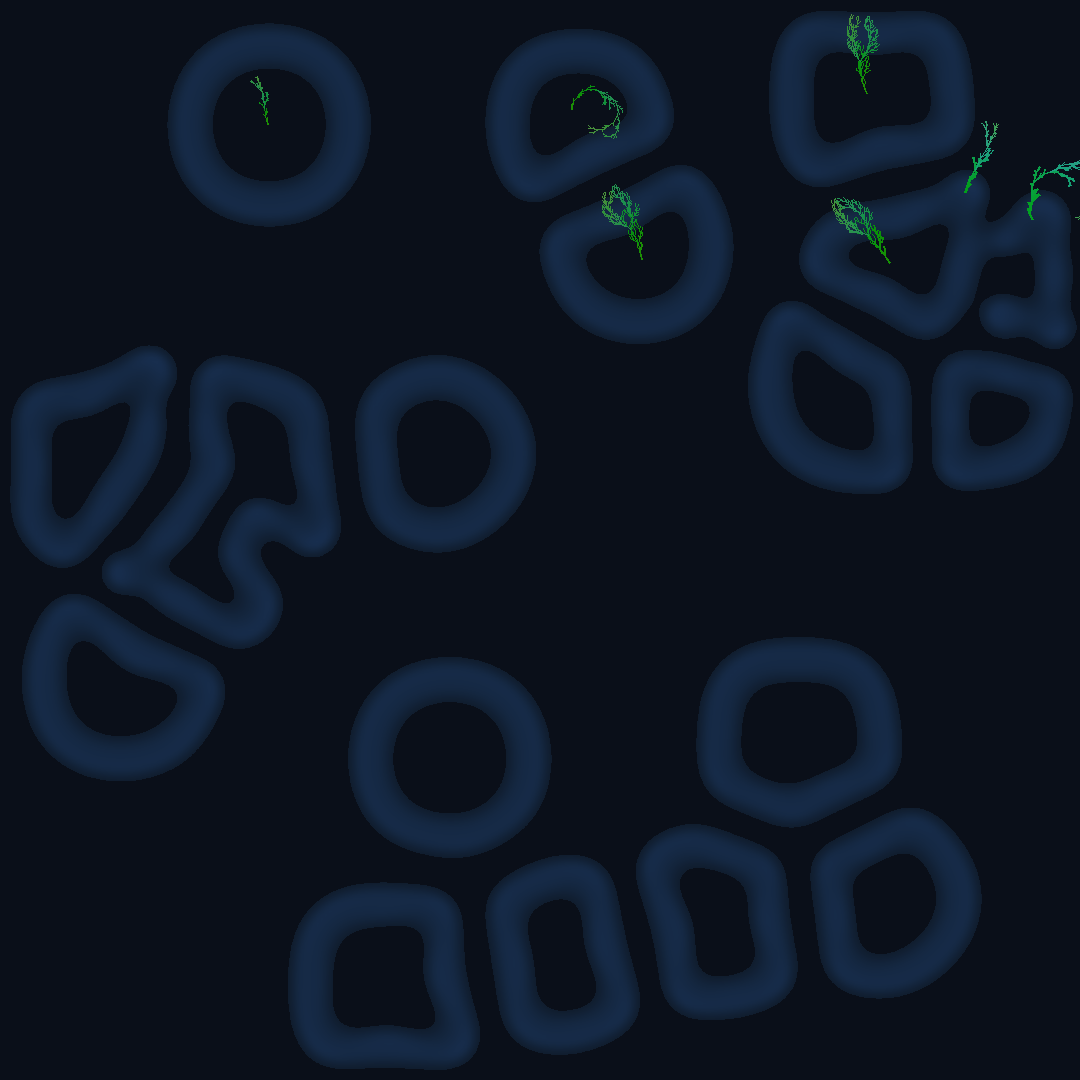

Write Python code to recreate this figure.
import numpy as np
from PIL import Image, ImageDraw
import math
import colorsys

# Biomorphic Dreams - Reaction-Diffusion meets L-Systems
# Where chemistry grows into structure, where algorithms dream of becoming alive

WIDTH, HEIGHT = 1080, 1080

# Phase 1: Generate organic base using reaction-diffusion
print("Phase 1: Growing organic substrate...")

# Initialize reaction-diffusion system
A = np.ones((HEIGHT//4, WIDTH//4), dtype=np.float32)
B = np.zeros((HEIGHT//4, WIDTH//4), dtype=np.float32)

# Seed with larger organic patterns for better visibility
np.random.seed(42)
for _ in range(20):
    x = np.random.randint(10, WIDTH//4-10)
    y = np.random.randint(10, HEIGHT//4-10)
    radius = np.random.randint(5, 12)
    yy, xx = np.ogrid[:HEIGHT//4, :WIDTH//4]
    mask = (xx - x)**2 + (yy - y)**2 <= radius**2
    B[mask] = 1.0

# Reaction-diffusion parameters (tuned for organic growth)
DA, DB = 1.0, 0.5
FEED = 0.045
KILL = 0.062

# Laplacian kernel
laplacian_kernel = np.array([[0.05, 0.2, 0.05],
                            [0.2, -1.0, 0.2],
                            [0.05, 0.2, 0.05]], dtype=np.float32)

def laplacian(matrix):
    """Calculate Laplacian with edge padding"""
    padded = np.pad(matrix, 1, mode='edge')
    result = np.zeros_like(matrix)
    for i in range(3):
        for j in range(3):
            result += laplacian_kernel[i, j] * padded[i:i+matrix.shape[0], j:j+matrix.shape[1]]
    return result

# Run reaction-diffusion (fewer iterations for speed)
for iteration in range(1000):
    if iteration % 200 == 0:
        print(f"  Reaction-diffusion iteration {iteration}")
    
    LA = laplacian(A)
    LB = laplacian(B)
    reaction = A * B * B
    
    A += (DA * LA - reaction + FEED * (1 - A)) * 0.9
    B += (DB * LB + reaction - (KILL + FEED) * B) * 0.9
    
    A = np.clip(A, 0, 1)
    B = np.clip(B, 0, 1)

# Upscale the reaction-diffusion result
from scipy.ndimage import zoom
B_upscaled = zoom(B, 4, order=1)

# Phase 2: Extract growth patterns for L-systems
print("Phase 2: Extracting growth patterns...")

# Find high-concentration regions as L-system seed points
threshold = 0.3  # Lower threshold to find more regions
growth_points = []
growth_map = B_upscaled > threshold

# Find connected regions
from scipy.ndimage import label, center_of_mass
labeled, num_features = label(growth_map)

# Get centers of each region for L-system placement
for i in range(1, min(num_features + 1, 8)):  # Limit to 8 L-systems
    center = center_of_mass(labeled == i)
    if not np.isnan(center[0]):
        growth_points.append((int(center[1]), int(center[0])))

print(f"  Found {len(growth_points)} growth regions")

# Phase 3: Create the canvas and background
image = Image.new('RGBA', (WIDTH, HEIGHT), (0, 0, 0, 0))
draw = ImageDraw.Draw(image)

# Draw reaction-diffusion as background
background = np.zeros((HEIGHT, WIDTH, 4), dtype=np.uint8)
for y in range(HEIGHT):
    for x in range(WIDTH):
        b_val = B_upscaled[y, x]
        if b_val > 0.1:
            # Deep sea colors for the substrate
            intensity = b_val
            r = int(20 + 30 * intensity)
            g = int(40 + 60 * intensity)
            b = int(60 + 120 * intensity)
            a = int(100 + 155 * intensity)
            background[y, x] = [r, g, b, a]

bg_image = Image.fromarray(background, 'RGBA')
image = Image.alpha_composite(image, bg_image)
draw = ImageDraw.Draw(image)

# Phase 4: Grow L-systems from reaction-diffusion regions
print("Phase 3: Growing L-system structures...")

class OrganicLSystem:
    def __init__(self, axiom, rules, angle_variance=5):
        self.axiom = axiom
        self.rules = rules
        self.base_angle = 22.5
        self.angle_variance = angle_variance
        self.length = 8
    
    def generate(self, iterations):
        current = self.axiom
        for _ in range(iterations):
            next_string = ""
            for char in current:
                next_string += self.rules.get(char, char)
            current = next_string
        return current
    
    def draw(self, draw_obj, x, y, initial_angle, concentration):
        # Use concentration to influence growth characteristics
        string = self.generate(int(3 + concentration * 2))  # More iterations for higher concentration
        
        # State stacks
        position_stack = []
        angle_stack = []
        
        current_x, current_y = x, y
        current_angle = initial_angle
        current_length = self.length * (0.5 + concentration)
        
        # Color influenced by concentration
        base_hue = 0.3 + concentration * 0.2  # Green to yellow
        
        for i, char in enumerate(string):
            progress = i / len(string)
            
            if char == 'F':
                # Add organic variation to angle
                angle_var = np.random.uniform(-self.angle_variance, self.angle_variance)
                actual_angle = current_angle + angle_var
                
                # Calculate new position
                new_x = current_x + current_length * math.cos(math.radians(actual_angle))
                new_y = current_y + current_length * math.sin(math.radians(actual_angle))
                
                # Organic color variation
                hue = base_hue + 0.1 * math.sin(progress * math.pi)
                saturation = 0.6 + 0.4 * (1 - progress)
                value = 0.7 + 0.3 * concentration
                
                # Convert HSV to RGB
                r, g, b = [int(255 * c) for c in colorsys.hsv_to_rgb(hue, saturation, value)]
                
                # Line width decreases with progress
                width = max(1, int(4 * (1 - progress) * (0.5 + concentration)))
                
                # Draw with slight transparency
                draw_obj.line([(current_x, current_y), (new_x, new_y)], 
                            fill=(r, g, b, 200), width=width)
                
                current_x, current_y = new_x, new_y
                
            elif char == '+':
                current_angle += self.base_angle + np.random.uniform(-5, 5)
            elif char == '-':
                current_angle -= self.base_angle + np.random.uniform(-5, 5)
            elif char == '[':
                position_stack.append((current_x, current_y))
                angle_stack.append(current_angle)
                current_length *= 0.7
            elif char == ']':
                if position_stack:
                    current_x, current_y = position_stack.pop()
                    current_angle = angle_stack.pop()
                    current_length /= 0.7

# Define organic L-system rules
organic_rules = [
    {'F': 'FF+[+F-F-F]-[-F+F+F]'},
    {'F': 'F[+F]F[-F][F]'},
    {'F': 'F+[[F]-F]-F[-FX]+F', 'X': '[+FX]'},
]

# Draw L-systems at growth points
for i, (gx, gy) in enumerate(growth_points):
    # Get local concentration for this region
    local_concentration = np.mean(B_upscaled[max(0, gy-20):gy+20, max(0, gx-20):gx+20])
    
    # Create L-system with rules based on position
    rules = organic_rules[i % len(organic_rules)]
    lsystem = OrganicLSystem('F', rules, angle_variance=10)
    
    # Random initial angle, biased upward
    initial_angle = -90 + np.random.uniform(-30, 30)
    
    # Draw the L-system
    lsystem.draw(draw, gx, gy, initial_angle, local_concentration)

# Phase 5: Add bioluminescent highlights
print("Phase 4: Adding bioluminescent touches...")

# Add glowing particles where concentration is highest
particle_array = np.array(image)
for _ in range(500):
    x = np.random.randint(0, WIDTH)
    y = np.random.randint(0, HEIGHT)
    
    if B_upscaled[y, x] > 0.6:
        # Bioluminescent glow
        for r in range(3, 0, -1):
            alpha = int(100 * (r / 3))
            color = (100 + int(155 * B_upscaled[y, x]), 
                    150 + int(105 * B_upscaled[y, x]), 
                    200, alpha)
            draw.ellipse([x-r, y-r, x+r, y+r], fill=color)

# Convert to final image
final_bg = Image.new('RGB', (WIDTH, HEIGHT), (10, 15, 25))
final_bg.paste(image, (0, 0), image)
final_bg.save('/home/norsninja/Art/artworks/2025-08-04_biomorphic_dreams/biomorphic_dreams_01.png')

print("Biomorphic dreams complete.")
print("Chemistry becomes structure, patterns become life.")
print("In the space between reaction and growth, dreams take form.")